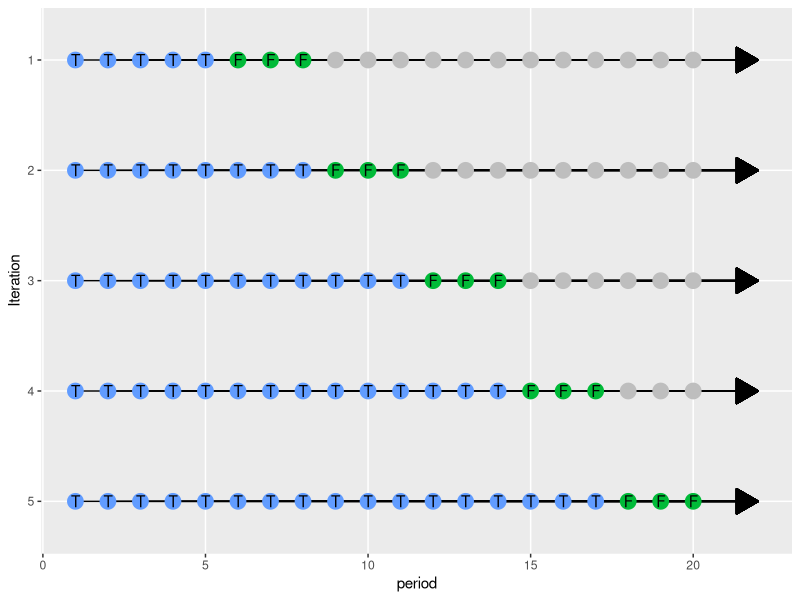

Source code (R):
## ---- chunk 1
knitr::opts_chunk$set(
  echo = FALSE,
  message = FALSE,
  warning = FALSE
  )
library(ggplot2)
options(scipen = 999)
## ---- chunk 2
per <- 1:20
i1 <- c(rep("T",5), rep("F", 3), rep(" ", 12))
i2 <- c(rep("T",8), rep("F", 3), rep(" ", 9))
i3 <- c(rep("T",11), rep("F", 3), rep(" ", 6))
i4 <- c(rep("T",14), rep("F", 3), rep(" ", 3))
i5 <- c(rep("T",17), rep("F", 3))

df = tibble::tibble(iteration = sort(rep(1:5, length(per))),
                    period = rep(per, 5),
                    type = c(i1, i2, i3, i4, i5))

ggplot(df, aes(x = period, y = -iteration, label = type, color = type)) +
  geom_segment(aes(xend = 22, yend = -iteration), 
               color = "black", 
               arrow = grid::arrow(type = "closed")) +
  geom_point(size = 5) +
  geom_text(color = "black") +
  scale_color_manual(values = c("T" = "#619CFF", "F" = "#00BA38", " " = "grey")) +
  scale_y_continuous(labels = abs, name = "Iteration", limits = c(-5.25, -.75)) +
  theme(legend.position = "none",
        panel.grid.minor = element_blank())
## ---- chunk 3

